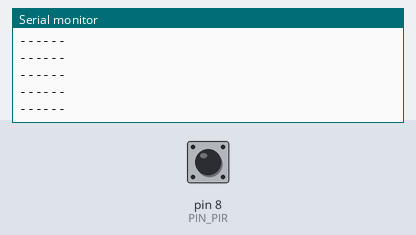
Bench run of a sketch on a simulated Arduino Uno, built with avr-gcc and run on an emulated ATmega328P. On the bench: the last lines printed to the serial monitor. Inputs (shaded band) come from the test bench; at power-on: pin 8 (PIN_PIR) LOW.

Above: at 1.2 s.
1.3 s: pin 8 (PIN_PIR) driven HIGH
At 2.3 s:
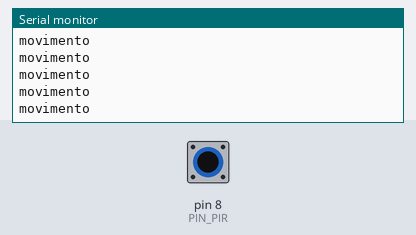
3.2 s: pin 8 (PIN_PIR) pulsed LOW 2 times (0.12 s each, 0.3 s apart)
6.8 s: pin 8 (PIN_PIR) driven LOW
At 7.7 s:
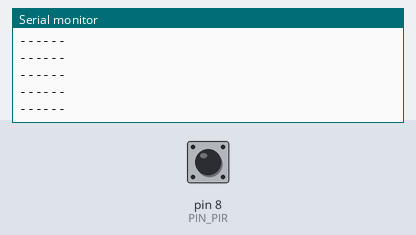

The sketch:

detector_movimento.ino
```cpp
/*
 * Descrição: Exemplo de como utilizar o sensor de presença PIR.
 * Autor: Eros Vitor Bornatowski
 * Data: 27/07/2022
 */

#define PIN_PIR 8

int valuePIR;

void setup()
{
  pinMode(PIN_PIR, INPUT);
  Serial.begin(9600);
}

void loop()
{
  valuePIR = digitalRead(PIN_PIR);

  if (valuePIR == HIGH) {
    Serial.println("movimento");
  } else {
    Serial.println("------");
  }
}
```

Measured:
- after the input at 1.3 s, the serial monitor: prints a new line after 0.07 s (image 1)
- after the input at 6.8 s, the serial monitor: prints a new line after 0.07 s (image 2)
